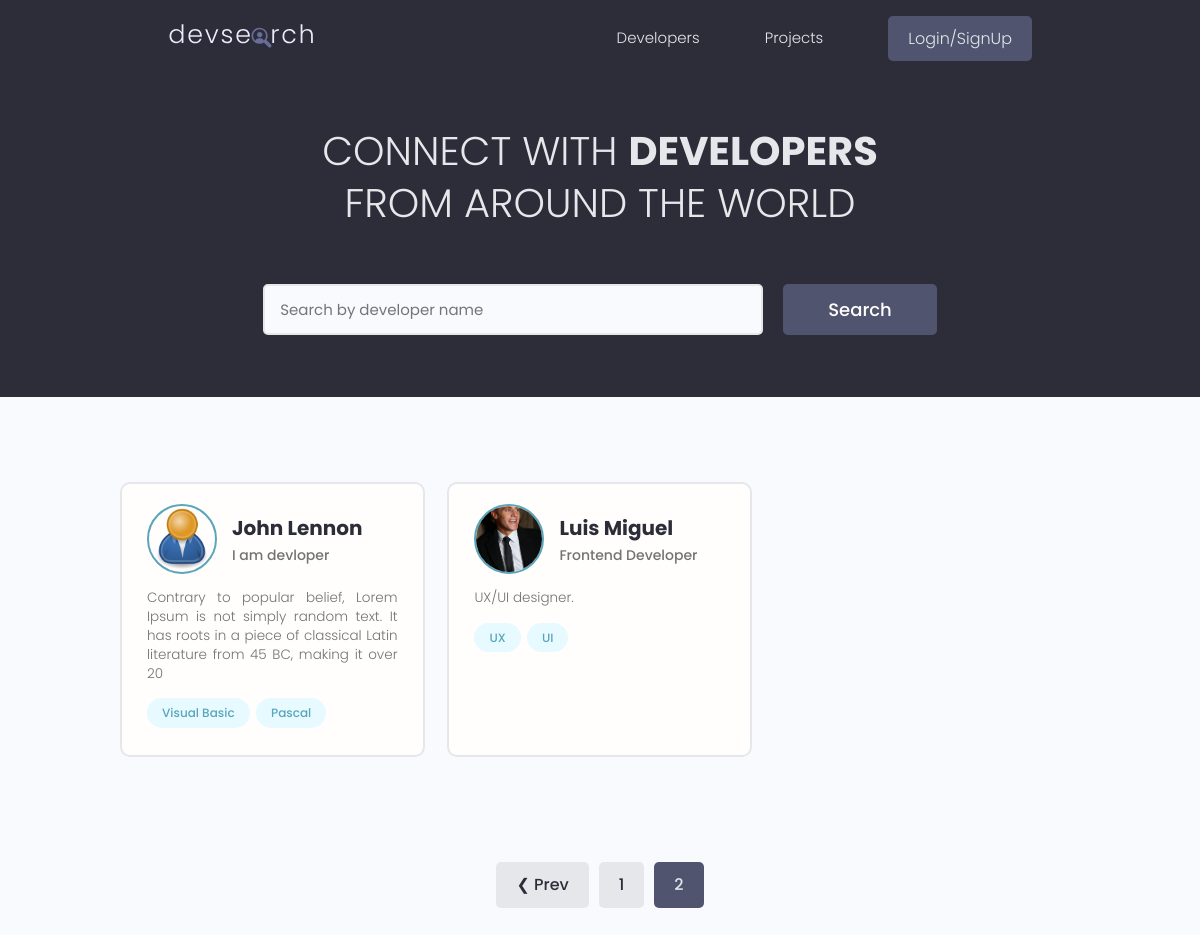
Before: /?page=2 with the older database file.
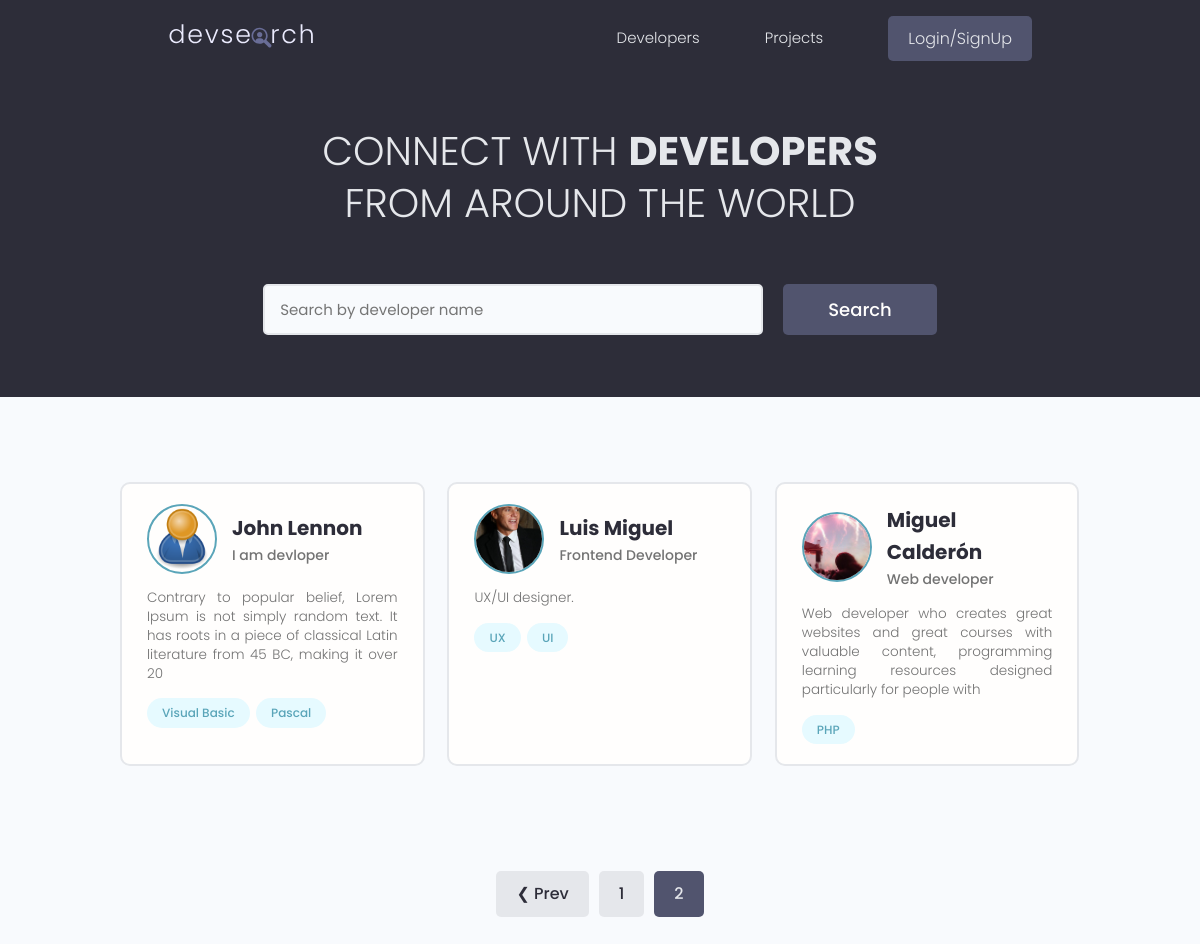
After: the same page with the newer database file.
### developer/models.py (models this page shows, shortened)
class Developer(models.Model):
    id = models.UUIDField(
        default=uuid.uuid4, primary_key=True, unique=True, editable=False
    )
    user = models.OneToOneField(User, on_delete=models.CASCADE, null=True)
    name = models.CharField(max_length=200, blank=True, null=True)
    email = models.EmailField(max_length=200, blank=True, null=True)
    username = models.CharField(max_length=200, blank=True, null=True)
    location = models.CharField(max_length=200, blank=True, null=True)
    short_intro = models.CharField(max_length=200, blank=True, null=True)
    bio = models.TextField(blank=True, null=True)
    profile_image = models.ImageField(
        upload_to='profiles/', blank=True, null=True, default='profiles/user-default.png'
    )
    social_github = models.CharField(max_length=200, blank=True, null=True)
    social_twitter = models.CharField(max_length=200, blank=True, null=True)
    social_linkedin = models.CharField(max_length=200, blank=True, null=True)
    social_youtube = models.CharField(max_length=200, blank=True, null=True)
    social_website = models.CharField(max_length=200, blank=True, null=True)
    social_stackoverflow = models.CharField(
        max_length=200, blank=True, null=True)
    created = models.DateTimeField(auto_now_add=True)
    @property
    def image_url(self):
        if self.profile_image and hasattr(self.profile_image, 'url'):
            return self.profile_image.url
        return '/static/images/profiles/user-default.png'

class Skill(models.Model):
    id = models.UUIDField(
        default=uuid.uuid4, primary_key=True, unique=True, editable=False
    )
    developer = models.ForeignKey(Developer, on_delete=models.CASCADE)
    name = models.CharField(max_length=200, blank=True, null=True)
    description = models.TextField(blank=True, null=True)
    created = models.DateTimeField(auto_now_add=True)
    def __str__(self):
        return str(self.name)

### developer/views.py (the view)
# urls.py: path('', views.profiles, name='profiles'),
def profiles(request):
    developers, search_query = search_profile(request)
    custom_range, developers = paginate(request, developers, 6)
    template_name = 'developer/profiles.html'
    context = {'developers': developers,
               'search_query': search_query, 'custom_range': custom_range}
    return render(request, template_name, context)

### utils.py (called while the page is built)
def search_profile(request):
    search_query = ''
    if request.GET.get('search_query'):
        search_query = request.GET.get('search_query')
    skills = Skill.objects.filter(
        name__icontains=search_query)
    developers = Developer.objects.distinct().filter(
        Q(name__icontains=search_query) | Q(short_intro__icontains=search_query) | Q(skill__in=skills)).order_by('name')
    return developers, search_query

def paginate(request, queryset, results):
    page = request.GET.get('page', 1)
    paginator = Paginator(queryset, results)
    try:
        queryset = paginator.page(page)
    except PageNotAnInteger:
        queryset = paginator.page(1)
    except EmptyPage:
        queryset = paginator.page(paginator.num_pages)
    left_index = (int(page) - 3) if (int(page) - 3) > 0 else 1
    right_index = (int(page) + 3) if (int(page) +
                                      3) < paginator.num_pages else paginator.num_pages
    custom_range = range(left_index, right_index + 1)
    return custom_range, queryset

### developer/templates/developer/profiles.html (shortened to what this page needs)
{% extends 'main.html'%}
{% load static %}
{% block content%}
<main class="home">
    <section class="hero-section text-center">
        <div class="container container--narrow">
            <div class="hero-section__box">
                <h2>CONNECT WITH <span>DEVELOPERS</span></h2>
                <h2>FROM AROUND THE WORLD</h2>
            </div>
            <div class="hero-section__search">
                <form class="form" action="{% url 'developer:profiles' %}" method="get">
                    <div class="form__field">
                        <input class="input input--text" id="formInput#search" type="text" name="search_query"
                            placeholder="Search by developer name" value="{{ search_query }}" />
                    </div>
                    <input class="btn btn--sub btn--lg" type="submit" value="Search" />
                </form>
            </div>
        </div>
    </section>
    <section class="devlist">
        <div class="container">
            <div class="grid grid--three">
                {% for developer in developers %}
                <div class="column card">
                    <div class="dev">
                        <a href="{% url 'developer:profile' developer.id %}" class="card__body">
                            <div class="dev__profile">
                                <img class="avatar avatar--md" src="{{ developer.image_url }}"
                                    alt="{{ developer.name }}" />
                                <div class="dev__meta">
                                    <h3>{{ developer.name }}</h3>
                                    <h5>{{ developer.short_intro|slice:"60" }}</h5>
                                </div>
                            </div>
                            <p class="dev__info">
                                {{ developer.bio|slice:"150" }}
                            </p>
                            <div class="dev__skills">
                                {% for skill in developer.skill_set.all|slice:"5" %}
                                <span class="tag tag--pill tag--main">
                                    <small>{{ skill }}</small>
                                </span>
                                {% endfor %}
                            </div>
                        </a>
                    </div>
                </div>
                {% endfor %}
            </div>
        </div>
    </section>
    {% include 'pagination.html' with queryset=developers custom_range=custom_range %}
</main>
{% endblock %}

### templates/main.html (shortened to what this page needs)
<!DOCTYPE html>
{% load static %}
<html lang="en">
<head>
    <link rel="stylesheet" href="https://cdn.iconmonstr.com/1.3.0/css/iconmonstr-iconic-font.min.css" />
    <link rel="stylesheet" href="{% static 'uikit/styles/uikit.css' %}" />
    <link rel="stylesheet" href="{% static 'styles/app.css' %}" />
    <link rel="stylesheet" href="{% static 'styles/main.css' %}" />
</head>
<body>
    {% include 'navbar.html' %}
    {% block content %}
    {% endblock content %}
</body>
</html>

### templates/navbar.html (shortened to what this page needs)
{% load static %}
<header class="header">
    <div class="container container--narrow">
        <a href="{% url 'developer:profiles' %}" class="header__logo">
            <img src="{% static 'images/logo.svg' %}" alt="DevSearch Logo" />
        </a>
        <nav class="header__nav">
            <ul class="header__menu">
                <li class="header__menuItem"><a href="{% url 'developer:profiles' %}">Developers</a></li>
                <li class="header__menuItem"><a href="{% url 'project:projects' %}">Projects</a></li>
                {% if request.user.is_authenticated %}
                <li class="header__menuItem"><a href="{% url 'developer:inbox' %}">Inbox</a></li>
                <li class="header__menuItem"><a href="{% url 'developer:account' %}">Account</a></li>
                <li class="header__menuItem">
                    <a href="{% url 'developer:logout' %}" class="btn btn--sub">Logout</a>
                </li>
                {% else %}
                <li class="header__menuItem">
                    <a href="{% url 'developer:login' %}" class="btn btn--sub">Login/SignUp</a>
                </li>
                {% endif %}
            </ul>
        </nav>
    </div>
</header>

### templates/pagination.html (shortened to what this page needs)
{% if queryset.has_other_pages %}
<div class="pagination">
    <ul class="container">
        {% if queryset.has_previous %}
        <li><a href="?page={{ queryset.previous_page_number }}" class="btn page-link"
                data-page="{{ queryset.previous_page_number }}">&#10094; Prev</a></li>
        {% endif %}
        {% for page in custom_range %}
        {% if page == queryset.number %}
        <li><a href="?page={{ page }}" class="btn page-link btn--sub" data-page="{{ page }}">{{ page }}</a></li>
        {% else %}
        <li><a href="?page={{ page }}" class="btn page-link" data-page="{{ page }}">{{ page }}</a></li>
        {% endif %}
        {% endfor %}
    </ul>
</div>
{% endif %}

### static/styles/app.css (style rules this page uses)
:root { --color-sub: #2d2d39; }
.btn--sub { background-color: var(--color-sub-light); }
.card { border: 2px solid var(--color-light); }
img { width: 100%; }
.header { position: sticky; z-index: 111; background-color: var(--color-sub); padding: 1.5rem 0; }
.header > .container { display: flex; justify-content: space-between; align-items: center; }
.header__logo > img { height: 3.8rem; }
.header__nav > ul { display: inline-flex; align-items: center; list-style: none; gap: 6.5rem; }
.header__menuItem > a { color: var(--color-light); font-weight: 300; }
.hero-section { height: 40vh; display: flex; align-items: center; background-color: var(--color-sub); }
.hero-section__box { margin-bottom: 4rem; }
.hero-section__box > h2, .hero-section__box > h2 > span { font-size: 4rem; color: var(--color-light); line-height: 1.3; text-transform: uppercase; }
.hero-section__box > h2 { font-weight: 300; }
.hero-section__box > h2 > span { font-weight: 700; }
.hero-section__search > .form { display: flex; align-items: center; justify-content: center; gap: 2rem; }
.hero-section__search > .form input.input--text { width: 50rem; }
.devlist { margin-top: 8rem; }
.devlist .grid { align-items: stretch; }
.devlist .dev .dev__profile { display: flex; align-items: center; gap: 1.5rem; }
.devlist .dev .dev__meta h3 { color: var(--color-sub); font-size: 2rem; font-weight: 700; }
.devlist .dev .dev__meta h5 { color: var(--color-text); font-size: 1.4rem; font-weight: 500; }
.devlist .dev .dev__info { margin: 1.5rem 0; font-size: 1.35rem; line-height: 1.4; text-align: justify; }
.pagination { margin-top: 8rem; margin-bottom: 10rem; }
.pagination > ul { flex-wrap: wrap; list-style: none; display: flex; align-items: center; justify-content: center; gap: 1rem; }
.pagination .btn { color: var(--color-sub); }
.pagination .btn.btn--sub { color: var(--color-light); }

### static/uikit/styles/modules/_variables.css (style rules this page uses)
:root { --color-main: #5aa5b9; --color-main-light: #e6faff; --color-sub: #3f4156; --color-sub-light: #51546e; --color-sub-lighter: #ededfd; --color-text: #737373; --color-gray: #8b8b8b; --color-light: #e5e7eb; --color-light-gray: #767676; --color-bg: #f8fafd; --color-white: #fffefd; --color-white-light: #f3f3f3; --color-success: #359e64; --color-success-bg: #def8e8; --color-error: #fc4b0b; --color-error-bg: #fff2ee; --font-base: 'Poppins', arial, helvetica, 'Segoe UI', roboto, ubuntu, sans-serif; --font-monospace: 'Fira Code', 'Courier New', courier, monospace; --font-regular: 300; --font-medium: 500; --font-bold: 700; --generic-shadow: 1px 1px 5px #00000010; --generic-transition: all 0.3s ease-in-out; }

### static/uikit/styles/modules/_base.css (style rules this page uses)
* { margin: 0; padding: 0; box-sizing: border-box; text-rendering: optimizeLegibility; color: inherit; font-size: inherit; }
html { font-size: 50%; }
@media only screen and (min-width: 480px) { html { font-size: 56.25%; } }
@media only screen and (min-width: 1200px) { html { font-size: 62.5%; } }
body { line-height: 1.6; font-weight: 400; font-size: 1.5rem; color: var(--color-text); background-color: var(--color-bg); min-height: 100vh; }

### static/uikit/styles/modules/_typography.css (style rules this page uses)
* { font-family: var(--font-base); }
h2 { font-size: 3.6rem; font-weight: var(--font-bold); }
h3 { font-size: 3.2rem; font-weight: var(--font-medium); }
h5 { font-size: 2.4rem; font-weight: var(--font-medium); }
h5, h6 { font-weight: var(--font-regular); }
p, span, strong { font-size: 1.6rem; color: var(--color-text); font-weight: var(--font-regular); }
a { padding-bottom: 2px; text-decoration: none; display: inline-block; color: var(--color-main); font-weight: var(--font-medium); }

### static/uikit/styles/modules/_utilities.css (style rules this page uses)
.container { width: 92%; max-width: 165rem; margin: 0 auto; box-sizing: border-box; }
.container--narrow { width: 92%; max-width: 120rem; }
@media screen and (min-width: 1000px) { .container { width: 90%; } }
@media screen and (min-width: 1000px) { .container--narrow { width: 85%; } }
@media screen and (min-width: 1200px) { .container { width: 80%; } }
@media screen and (min-width: 1200px) { .container--narrow { width: 72%; } }
.text-center { text-align: center; }

### static/uikit/styles/modules/_avatar.css (style rules this page uses)
.avatar { border-radius: 50%; border: 2px solid var(--color-main); object-fit: cover; }
.avatar--md { height: 7rem; width: 7rem; }

### static/uikit/styles/modules/_card.css (style rules this page uses)
.card { border-radius: 1rem; background-color: var(--color-white); border: 1.5px solid var(--color-light); width: auto; height: auto; margin-top: 0.5rem; margin-bottom: 0.5rem; overflow: hidden; }
.card__body, .card__header { padding: 2rem 2.5rem; }

Changed rows visible on the page:
added Developer: image_url (picture), name "Miguel Calderón", short_intro "Web developer", bio "Web developer who creates great websites and great courses with valuable content, programming learning resources designed particularly for people with"
added Skill: name "PHP", shown under "Miguel Calderón"
